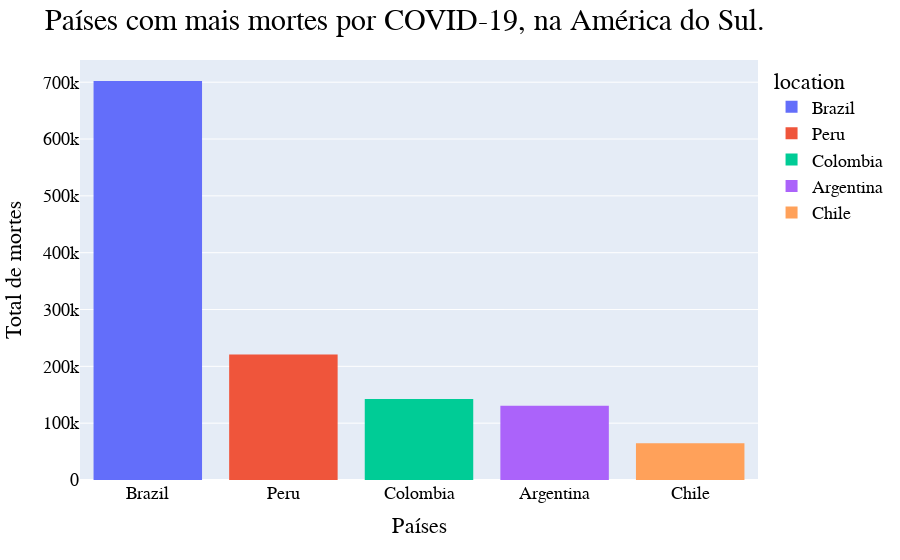

Notebook code cell kept with this figure:
### Code cell
fig_8 = px.histogram(y, x='location', y='mortes_america', color='location')
fig_8.update_layout(
    title="Países com mais mortes por COVID-19, na América do Sul.",
    xaxis_title = "Países",
    yaxis_title = "Total de mortes",
    font = {'color': 'Black', 'size':18, 'family':'Courier New'},
    title_font = {'size':30}
)
fig_8.show()

### Figure 1 — Plotly figure (JSON) as saved in the notebook; plotly's stock layout.template omitted (floating-point values rounded to 4 significant figures)
{"data": [{"alignmentgroup": "True", "bingroup": "x", "histfunc": "sum", "hovertemplate": "location=%{x}<br>sum of mortes_america=%{y}<extra></extra>", "legendgroup": "Brazil", "marker": {"color": "#636efa", "pattern": {"shape": ""}}, "name": "Brazil", "offsetgroup": "Brazil", "orientation": "v", "showlegend": true, "type": "histogram", "x": ["Brazil"], "xaxis": "x", "y": [702116], "yaxis": "y"}, {"alignmentgroup": "True", "bingroup": "x", "histfunc": "sum", "hovertemplate": "location=%{x}<br>sum of mortes_america=%{y}<extra></extra>", "legendgroup": "Peru", "marker": {"color": "#EF553B", "pattern": {"shape": ""}}, "name": "Peru", "offsetgroup": "Peru", "orientation": "v", "showlegend": true, "type": "histogram", "x": ["Peru"], "xaxis": "x", "y": [220831], "yaxis": "y"}, {"alignmentgroup": "True", "bingroup": "x", "histfunc": "sum", "hovertemplate": "location=%{x}<br>sum of mortes_america=%{y}<extra></extra>", "legendgroup": "Colombia", "marker": {"color": "#00cc96", "pattern": {"shape": ""}}, "name": "Colombia", "offsetgroup": "Colombia", "orientation": "v", "showlegend": true, "type": "histogram", "x": ["Colombia"], "xaxis": "x", "y": [142727], "yaxis": "y"}, {"alignmentgroup": "True", "bingroup": "x", "histfunc": "sum", "hovertemplate": "location=%{x}<br>sum of mortes_america=%{y}<extra></extra>", "legendgroup": "Argentina", "marker": {"color": "#ab63fa", "pattern": {"shape": ""}}, "name": "Argentina", "offsetgroup": "Argentina", "orientation": "v", "showlegend": true, "type": "histogram", "x": ["Argentina"], "xaxis": "x", "y": [130608], "yaxis": "y"}, {"alignmentgroup": "True", "bingroup": "x", "histfunc": "sum", "hovertemplate": "location=%{x}<br>sum of mortes_america=%{y}<extra></extra>", "legendgroup": "Chile", "marker": {"color": "#FFA15A", "pattern": {"shape": ""}}, "name": "Chile", "offsetgroup": "Chile", "orientation": "v", "showlegend": true, "type": "histogram", "x": ["Chile"], "xaxis": "x", "y": [64482], "yaxis": "y"}], "layout": {"barmode": "relative", "font": {"color": "Black", "family": "Courier New", "size": 18}, "legend": {"title": {"text": "location"}, "tracegroupgap": 0}, "margin": {"t": 60}, "title": {"font": {"size": 30}, "text": "Países com mais mortes por COVID-19, na América do Sul."}, "xaxis": {"anchor": "y", "categoryarray": ["Brazil", "Peru", "Colombia", "Argentina", "Chile"], "categoryorder": "array", "domain": [0, 1], "title": {"text": "Países"}}, "yaxis": {"anchor": "x", "domain": [0, 1], "title": {"text": "Total de mortes"}}}}
